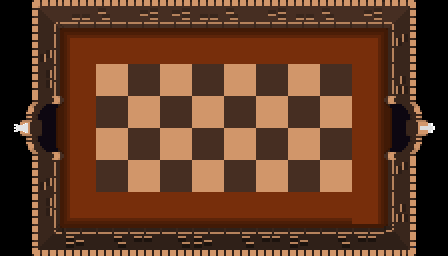

The image is a tile-based game level rendered from a .tmx file. Its description and complete source (layers, tilesets, objects, tile grids) follow:
An orthogonal 14x8 tile map with 32x32 px tiles, 4 tile layers (sol, murs, porte_fou, porte_centre).

<map version="1.9" tiledversion="1.9.2" orientation="orthogonal" renderorder="right-down" width="14" height="8" tilewidth="32" tileheight="32" infinite="0" nextlayerid="5" nextobjectid="1">
 <tileset firstgid="1" name="assets_2" tilewidth="32" tileheight="32" tilecount="256" columns="16">
  <image source="../2D/assets2.png" width="512" height="512" />
 </tileset>
 <layer id="1" name="sol" width="14" height="8">
  <data encoding="csv">
0,0,0,0,0,0,0,0,0,0,0,0,0,0,
0,0,21,22,22,22,22,22,22,22,22,23,0,0,
0,0,37,19,20,19,20,19,20,19,20,39,0,0,
0,0,37,3221225492,3221225491,3221225492,3221225491,3221225492,3221225491,3221225492,3221225491,39,0,0,
0,0,37,19,20,19,20,19,20,19,20,39,0,0,
0,0,37,3221225492,3221225491,3221225492,3221225491,3221225492,3221225491,3221225492,3221225491,39,0,0,
0,0,53,54,54,54,54,54,54,54,54,39,0,0,
0,0,0,0,0,0,0,0,0,0,0,0,0,0
</data>
 </layer>
 <layer id="2" name="murs" width="14" height="8">
  <data encoding="csv">
0,65,1,2,3,3,1,2,3,1,2,3,66,0,
0,33,0,0,0,0,0,0,0,0,0,0,34,0,
0,49,0,0,0,0,0,0,0,0,0,0,50,0,
0,0,0,0,0,0,0,0,0,0,0,0,0,0,
0,0,0,0,0,0,0,0,0,0,0,0,0,0,
0,33,0,0,0,0,0,0,0,0,0,0,34,0,
0,49,0,0,0,0,0,0,0,0,0,0,50,0,
0,81,4,5,6,5,4,5,6,4,5,6,82,0
</data>
 </layer>
 <layer id="3" name="porte_fou" width="14" height="8">
  <data encoding="csv">
0,0,0,0,0,0,0,0,0,0,0,0,0,0,
0,0,0,0,0,0,0,0,0,0,0,0,0,0,
0,0,0,0,0,0,0,0,0,0,0,0,0,0,
101,102,0,0,0,0,0,0,0,0,0,0,0,0,
117,118,0,0,0,0,0,0,0,0,0,0,0,0,
0,0,0,0,0,0,0,0,0,0,0,0,0,0,
0,0,0,0,0,0,0,0,0,0,0,0,0,0,
0,0,0,0,0,0,0,0,0,0,0,0,0,0
</data>
 </layer>
 <layer id="4" name="porte_centre" width="14" height="8">
  <data encoding="csv">
0,0,0,0,0,0,0,0,0,0,0,0,0,0,
0,0,0,0,0,0,0,0,0,0,0,0,0,0,
0,0,0,0,0,0,0,0,0,0,0,0,0,0,
0,0,0,0,0,0,0,0,0,0,0,0,69,70,
0,0,0,0,0,0,0,0,0,0,0,0,85,86,
0,0,0,0,0,0,0,0,0,0,0,0,0,0,
0,0,0,0,0,0,0,0,0,0,0,0,0,0,
0,0,0,0,0,0,0,0,0,0,0,0,0,0
</data>
 </layer>
</map>